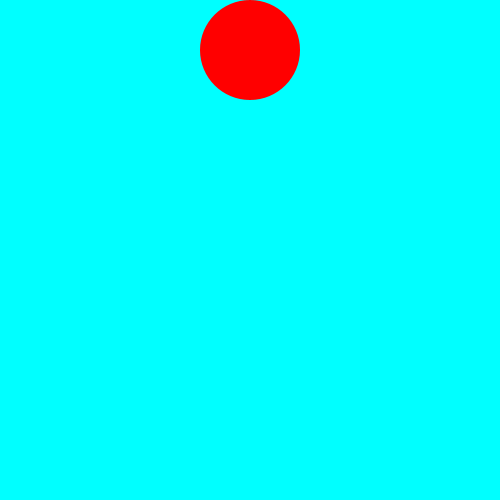
Frame 1 (no input)
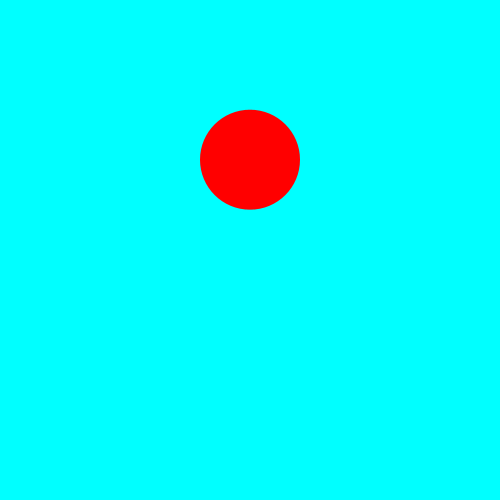
Frame 60 (the mouse pressed at the canvas centre just before this capture)
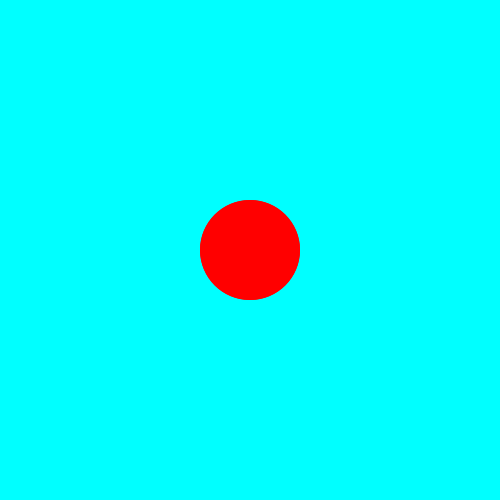
Frame 120 (the mouse held since frame 60 and released just before this capture)

The Processing sketch that drew these frames (run headless with seeded random() and noise(); from frame 60 on, the mouse is pressed at the canvas centre):

// Processing sketch: BallBounce
// ── BallBounce.pde
//----------------------------------------------------------
// Sean Gordon
// BallBounce
// cmps 5J
// programming assignment 6
//----------------------------------------------------------

//Global Variable Declarations
float gravity, stopSpeed, dissipation; //environment variables
float X, Y, Xspeed, Yspeed; //ball variables
int ballRad;

void setup() {
  size(500, 500);
  background(0, 255, 255);
  smooth();
  ballRad = 50;
  gravity = 0.6; 
  stopSpeed = 0.2;
  dissipation = .08;
  X = 250;
  Y = 50;
}

void draw() {
  background(0, 255, 255);
  displayBall();
  if (mousePressed && mouseOnBall()) {
    holdBall();
  } else {
    moveBall();
    updateSpeed();
  }
}

void displayBall() {
  X = constrain(X, ballRad, width-ballRad);
  Y = constrain(Y, ballRad, height-ballRad);
  fill(255, 0, 0);
  noStroke();
  ellipseMode(RADIUS);
  ellipse(X, Y, ballRad, ballRad);
}

void holdBall() {
  X = mouseX;
  Y = mouseY;
  X = constrain(X, ballRad, width-ballRad);
  Y = constrain(Y, ballRad, height-ballRad);
  fill(255, 0, 0);
  noStroke();
  ellipseMode(RADIUS);
  ellipse(X, Y, ballRad, ballRad);
  Xspeed = mouseX-pmouseX;
  Yspeed = mouseY-pmouseY;
}

void moveBall() {
  X += Xspeed;
  Y += Yspeed;
}

void updateSpeed() {
  //X side of speed
  if ( abs(Xspeed)<stopSpeed ) {
    Xspeed = 0.0;
  } else if ( X > width-ballRad ) {
    Xspeed *= -(1-dissipation);
  } else if (X < ballRad) {
    Xspeed *= -(1-dissipation);
  }
  //Y side of speed
  if ( abs(Yspeed)<stopSpeed ) {
    Yspeed = 0.0;
  } else if ( Y > height-ballRad ) {
    Yspeed *= -(1-dissipation);
  } else if (Y < ballRad) {
    Yspeed *= -(1-dissipation);
  }
  Yspeed += gravity;
}

boolean mouseOnBall() {
  if (mouseX>X-ballRad && mouseX<X+ballRad && mouseY>Y-ballRad && mouseY<Y+ballRad) {
    return true;
  } else {
    return false;
  }
}

//621
//4 8 15 16 23 42
